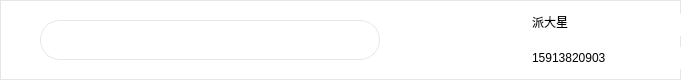
     <widget class="QWidget" name="widget_2" native="true">
      <property name="geometry">
       <rect>
        <x>-10</x>
        <y>10</y>
        <width>681</width>
        <height>80</height>
       </rect>
      </property>
      <property name="minimumSize">
       <size>
        <width>0</width>
        <height>80</height>
       </size>
      </property>
      <property name="maximumSize">
       <size>
        <width>16777215</width>
        <height>90</height>
       </size>
      </property>
      <property name="styleSheet">
       <string notr="true">background-color: rgb(255, 255, 255);
border: 1px solid rgb(230,230,230);</string>
      </property>
      <widget class="QPushButton" name="pushButton">
       <property name="geometry">
        <rect>
         <x>380</x>
         <y>20</y>
         <width>40</width>
         <height>40</height>
        </rect>
       </property>
       <property name="minimumSize">
        <size>
         <width>40</width>
         <height>40</height>
        </size>
       </property>
       <property name="styleSheet">
        <string notr="true">QPushButton{
	image: url(:/search_hui.png);
	border:none;
}
QPushButton:hover{
	image: url(:/search.png);
	background-color: rgb(255, 255, 255);
}
QPushButton:focus{
	image: url(:/search.png);
	background-color: rgb(255, 255, 255);
}</string>
       </property>
       <property name="text">
        <string/>
       </property>
      </widget>
      <widget class="QLineEdit" name="search_line">
       <property name="geometry">
        <rect>
         <x>40</x>
         <y>20</y>
         <width>340</width>
         <height>40</height>
        </rect>
       </property>
       <property name="minimumSize">
        <size>
         <width>340</width>
         <height>40</height>
        </size>
       </property>
       <property name="styleSheet">
        <string notr="true">font:40px &quot;楷体&quot;;
border-radius:20px;

</string>
       </property>
       <property name="text">
        <string/>
       </property>
      </widget>
      <widget class="QLineEdit" name="numline">
       <property name="geometry">
        <rect>
         <x>530</x>
         <y>47</y>
         <width>174</width>
         <height>22</height>
        </rect>
       </property>
       <property name="minimumSize">
        <size>
         <width>150</width>
         <height>20</height>
        </size>
       </property>
       <property name="styleSheet">
        <string notr="true">border:none;
font:20px &quot;楷体&quot;</string>
       </property>
       <property name="text">
        <string>15913820903</string>
       </property>
       <property name="readOnly">
        <bool>true</bool>
       </property>
      </widget>
      <widget class="QLineEdit" name="nameline">
       <property name="geometry">
        <rect>
         <x>530</x>
         <y>14</y>
         <width>174</width>
         <height>22</height>
        </rect>
       </property>
       <property name="minimumSize">
        <size>
         <width>100</width>
         <height>20</height>
        </size>
       </property>
       <property name="styleSheet">
        <string notr="true">border:none;
font:20px &quot;楷体&quot;</string>
       </property>
       <property name="text">
        <string>派大星</string>
       </property>
       <property name="readOnly">
        <bool>true</bool>
       </property>
      </widget>
      <widget class="QLabel" name="avatar_3">
       <property name="geometry">
        <rect>
         <x>460</x>
         <y>10</y>
         <width>60</width>
         <height>60</height>
        </rect>
       </property>
       <property name="minimumSize">
        <size>
         <width>60</width>
         <height>60</height>
        </size>
       </property>
       <property name="maximumSize">
        <size>
         <width>60</width>
         <height>60</height>
        </size>
       </property>
       <property name="styleSheet">
        <string notr="true">border:none;</string>
       </property>
       <property name="text">
        <string/>
       </property>
       <property name="pixmap">
        <pixmap resource="images.qrc">:/Patrick.jfif</pixmap>
       </property>
       <property name="scaledContents">
        <bool>true</bool>
       </property>
      </widget>
     </widget>
